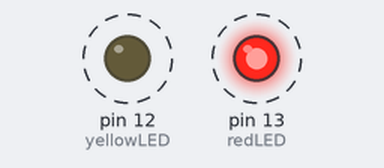
This sketch was run on a simulated Arduino Uno, built with avr-gcc and run on an emulated ATmega328P. Parts: output pins drawn as LEDs (lit = HIGH). Dashed ring = blinking.

Above: at 0.5 s.
Timing chart, 0 to 4.6 s (numbered marks = the images above):
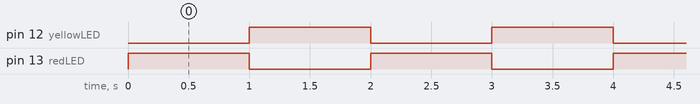

Measured:
- by itself, pin 12 (yellowLED), pin 13 (redLED): alternates HIGH for 1.0 s and LOW for 1.0 s

The sketch:

code.ino
```cpp
// Blinking LED Sequence for Educational Signaling
// Alternates Red and Yellow LEDs to simulate a traffic light

// Pin definitions for LEDs
const int redLED = 13;    // Red LED connected to pin 13
const int yellowLED = 12; // Yellow LED connected to pin 12

void setup() {
  pinMode(redLED, OUTPUT);    // Set Red LED pin as output
  pinMode(yellowLED, OUTPUT); // Set Yellow LED pin as output
}

void loop() {
  digitalWrite(yellowLED, LOW);    // Turn Yellow LED off
  digitalWrite(redLED, HIGH);      // Turn Red LED on
  delay(1000);                     // Wait for 1 second
  digitalWrite(redLED, LOW);       // Turn Red LED off
  digitalWrite(yellowLED, HIGH);   // Turn Yellow LED on
  delay(1000);                     // Wait for 1 second
}
```
